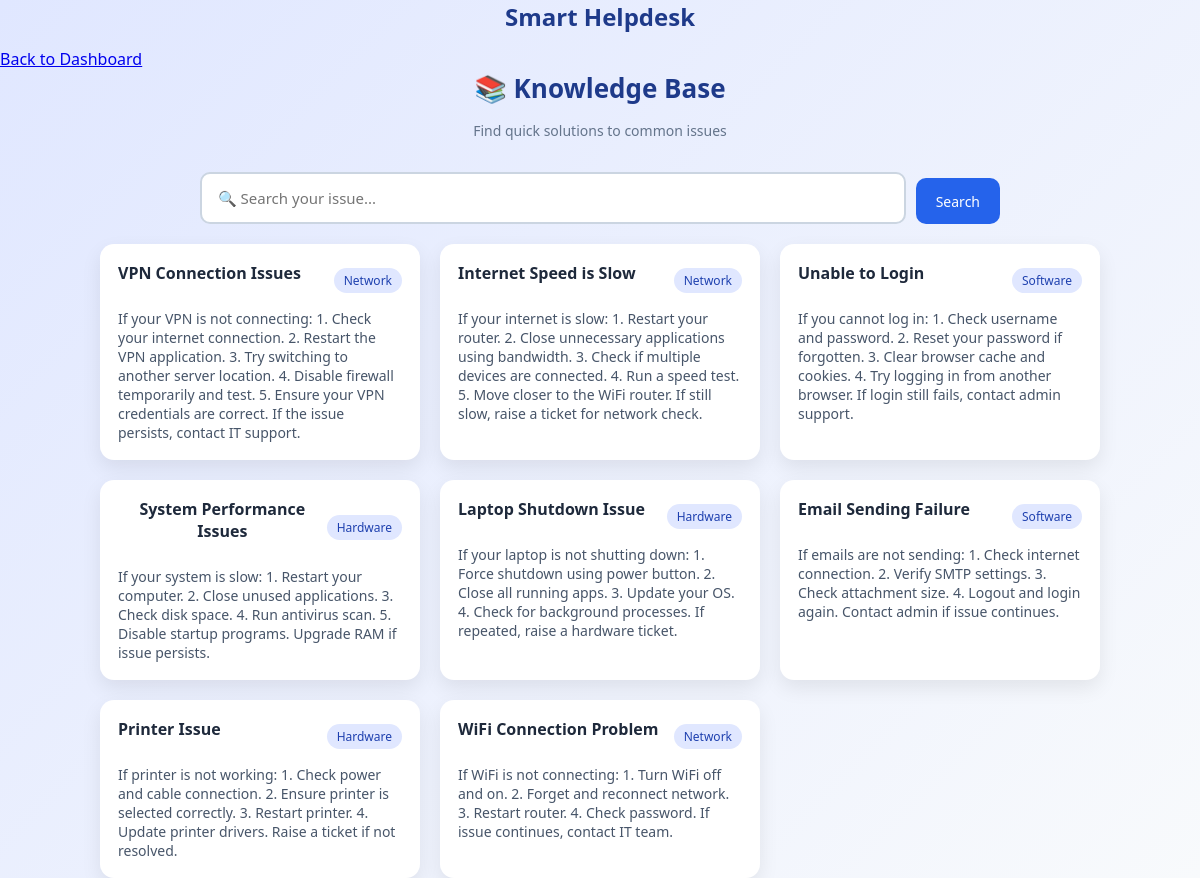
/user-knowledge-base, run on the app's committed database.
### app.py (models this page shows)
class Article(db.Model):
    id = db.Column(db.Integer, primary_key=True)
    title = db.Column(db.String(200))
    content = db.Column(db.Text)
    category = db.Column(db.String(100))

### app.py (the view)
@app.route('/user-knowledge-base')
def user_kb():
    query = request.args.get('search')
    if query:
        message = query.lower()
        keywords = [
            "email", "vpn", "network", "internet", "wifi",
            "login", "password", "access",
            "software", "application", "app",
            "laptop", "keyboard", "mouse",
            "error", "system"
        ]
        matched_words = [word for word in keywords if word in message]
        if matched_words:
            filters = []
            for word in matched_words:
                filters.append(Article.title.ilike(f"%{word}%"))
                filters.append(Article.content.ilike(f"%{word}%"))
            articles = Article.query.filter(or_(*filters)).all()
        else:
            articles = []
    else:
        articles = Article.query.all()
    return render_template(
        "user_knowledge_base.html",
        articles=articles,
        query=query
    )

### templates/user_knowledge_base.html (shortened to what this page needs)
{% extends "user_base.html" %}
{% block content %}
<div class="kb-container">
    <div class="kb-header">
        <h2>📚 Knowledge Base</h2>
        <p>Find quick solutions to common issues</p>
    </div>
   <form method="GET" class="kb-search">
    <input
        type="text"
        name="search"
        placeholder="🔍 Search your issue..."
        value="{{ query or '' }}"
    >
    <button type="submit">Search</button>
</form>
    {% if articles %}
        <div class="kb-grid">
            {% for article in articles %}
                <div class="kb-card">
                    <div class="kb-card-header">
                        <h3>{{ article.title }}</h3>
                        <span class="kb-category">{{ article.category }}</span>
                    </div>
                    <p class="kb-content">
                        {{ article.content }}
                    </p>
                </div>
            {% endfor %}
        </div>
    {% endif %}
</div>
{% endblock %}

### templates/user_base.html (shortened to what this page needs)
<!DOCTYPE html>
<html>
<head>
    <link rel="stylesheet" href="{{ url_for('static', filename='style.css') }}">
</head>
<body>
<div class="layout">
    <div class="sidebar">
        <h2>Smart Helpdesk</h2>
        <a href="/user"> Back to Dashboard</a>
    </div>
    <div class="main">
        {% block content %}{% endblock %}
    </div>
</div>
</body>
</html>

### static/style.css (style rules this page uses)
* { margin: 0; padding: 0; box-sizing: border-box; font-family: "Segoe UI", Arial, sans-serif; }
body { min-height: 100vh; background: linear-gradient(135deg, #e0e7ff, #f8fafc); color: #1f2937; }
h2, h3 { text-align: center; margin-bottom: 15px; color: #1e3a8a; }
input, textarea, select { width: 100%; padding: 12px; margin-top: 12px; border-radius: 8px; border: 1px solid #c7d2fe; font-size: 14px; }
button { padding: 12px; margin-top: 18px; background: #2563eb; color: white; border: none; border-radius: 8px; font-size: 15px; cursor: pointer; }
form button { width: auto; }
.kb-container { max-width: 1000px; margin: auto; }
.kb-header { text-align: center; margin-bottom: 20px; }
.kb-header h2 { font-size: 26px; color: #1e3a8a; }
.kb-header p { color: #64748b; font-size: 14px; }
.kb-search { display: flex; width: 100%; max-width: 800px; margin: 20px auto; gap: 10px; }
.kb-search input { width: 100% !important; min-width: 0 !important; flex: 1 !important; padding: 14px 16px; border-radius: 10px; border: 2px solid #cbd5e1; font-size: 15px; }
.kb-search button { padding: 12px 20px; border-radius: 10px; border: none; background: #2563eb; color: white; cursor: pointer; font-size: 14px; width: auto !important; padding: 12px 20px; }
.kb-grid { display: grid; grid-template-columns: repeat(auto-fit, minmax(280px, 1fr)); gap: 20px; }
.kb-card { background: white; padding: 18px; border-radius: 14px; box-shadow: 0 8px 20px rgba(0,0,0,0.08); transition: 0.3s; }
.kb-card-header { display: flex; justify-content: space-between; align-items: center; }
.kb-card h3 { font-size: 16px; color: #1e293b; }
.kb-category { font-size: 12px; background: #e0e7ff; color: #1e40af; padding: 4px 10px; border-radius: 20px; }
.kb-content { margin-top: 10px; font-size: 14px; color: #475569; }

### data on the page
Article: title "VPN Connection Issues", category "Network", content "If your VPN is not connecting: 1. Check your internet connection. 2. Restart the VPN application. 3. Try switching to another server location. 4. Disable firewall temporarily and test. 5. Ensure your VPN credentials are correct. If the issue persists, contact IT support."
Article: title "Internet Speed is Slow", category "Network", content "If your internet is slow: 1. Restart your router. 2. Close unnecessary applications using bandwidth. 3. Check if multiple devices are connected. 4. Run a speed test. 5. Move closer to the WiFi router. If still slow, raise a ticket for network check."
Article: title "Unable to Login", category "Software", content "If you cannot log in: 1. Check username and password. 2. Reset your password if forgotten. 3. Clear browser cache and cookies. 4. Try logging in from another browser. If login still fails, contact admin support."
Article: title "System Performance Issues", category "Hardware", content "If your system is slow: 1. Restart your computer. 2. Close unused applications. 3. Check disk space. 4. Run antivirus scan. 5. Disable startup programs. Upgrade RAM if issue persists."
Article: title "Laptop Shutdown Issue", category "Hardware", content "If your laptop is not shutting down: 1. Force shutdown using power button. 2. Close all running apps. 3. Update your OS. 4. Check for background processes. If repeated, raise a hardware ticket."
Article: title "Email Sending Failure", category "Software", content "If emails are not sending: 1. Check internet connection. 2. Verify SMTP settings. 3. Check attachment size. 4. Logout and login again. Contact admin if issue continues."
Article: title "Printer Issue", category "Hardware", content "If printer is not working: 1. Check power and cable connection. 2. Ensure printer is selected correctly. 3. Restart printer. 4. Update printer drivers. Raise a ticket if not resolved."
Article: title "WiFi Connection Problem", category "Network", content "If WiFi is not connecting: 1. Turn WiFi off and on. 2. Forget and reconnect network. 3. Restart router. 4. Check password. If issue continues, contact IT team."
